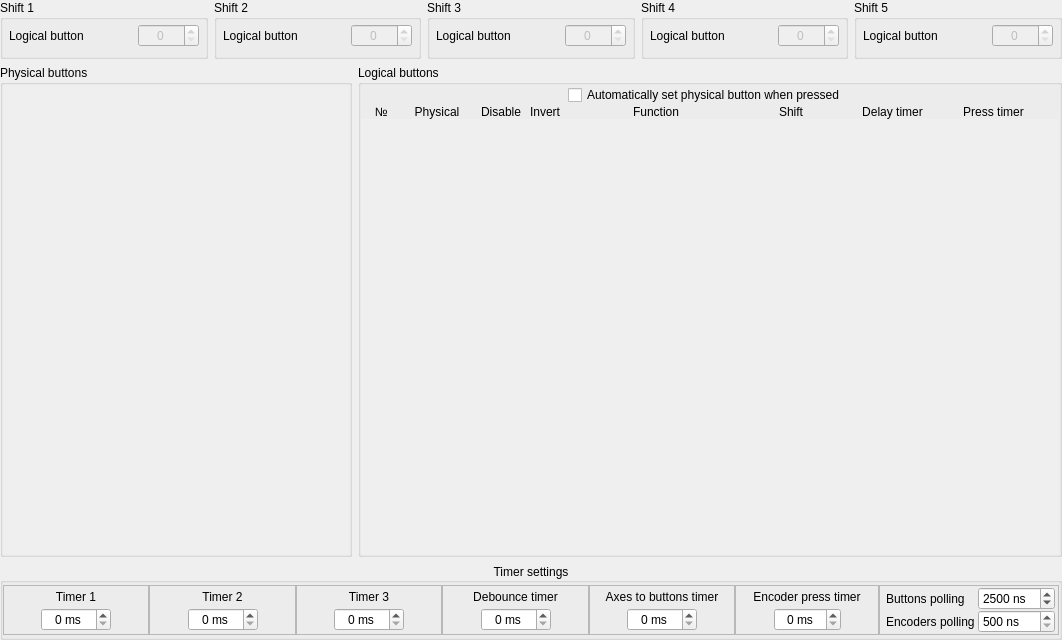
<?xml version="1.0" encoding="UTF-8"?>
<ui version="4.0">
 <class>ButtonConfig</class>
 <widget class="QWidget" name="ButtonConfig">
  <property name="geometry">
   <rect>
    <x>0</x>
    <y>0</y>
    <width>1062</width>
    <height>640</height>
   </rect>
  </property>
  <property name="minimumSize">
   <size>
    <width>0</width>
    <height>25</height>
   </size>
  </property>
  <property name="windowTitle">
   <string>Form</string>
  </property>
  <layout class="QGridLayout" name="gridLayout" rowstretch="1,10,1" columnstretch="5,10">
   <property name="leftMargin">
    <number>0</number>
   </property>
   <property name="topMargin">
    <number>0</number>
   </property>
   <property name="rightMargin">
    <number>0</number>
   </property>
   <property name="bottomMargin">
    <number>0</number>
   </property>
   <item row="0" column="0" colspan="2">
    <layout class="QHBoxLayout" name="horizontalLayout">
     <property name="rightMargin">
      <number>0</number>
     </property>
     <item>
      <widget class="QGroupBox" name="groupBox_Shift1">
       <property name="title">
        <string>Shift 1</string>
       </property>
       <layout class="QHBoxLayout" name="horizontalLayout_3" stretch="2,1">
        <property name="leftMargin">
         <number>6</number>
        </property>
        <property name="topMargin">
         <number>4</number>
        </property>
        <property name="rightMargin">
         <number>6</number>
        </property>
        <item>
         <widget class="QLabel" name="text_shift1_logicalButton">
          <property name="text">
           <string>Logical button</string>
          </property>
         </widget>
        </item>
        <item>
         <widget class="QSpinBox" name="spinBox_Shift1">
          <property name="enabled">
           <bool>false</bool>
          </property>
          <property name="alignment">
           <set>Qt::AlignCenter</set>
          </property>
          <property name="maximum">
           <number>128</number>
          </property>
         </widget>
        </item>
       </layout>
      </widget>
     </item>
     <item>
      <widget class="QGroupBox" name="groupBox_Shift2">
       <property name="title">
        <string>Shift 2</string>
       </property>
       <layout class="QHBoxLayout" name="horizontalLayout_2" stretch="2,1">
        <property name="leftMargin">
         <number>6</number>
        </property>
        <property name="topMargin">
         <number>4</number>
        </property>
        <property name="rightMargin">
         <number>6</number>
        </property>
        <item>
         <widget class="QLabel" name="text_shift2_logicalButton">
          <property name="text">
           <string>Logical button</string>
          </property>
         </widget>
        </item>
        <item>
         <widget class="QSpinBox" name="spinBox_Shift2">
          <property name="enabled">
           <bool>false</bool>
          </property>
          <property name="alignment">
           <set>Qt::AlignCenter</set>
          </property>
          <property name="maximum">
           <number>128</number>
          </property>
         </widget>
        </item>
       </layout>
      </widget>
     </item>
     <item>
      <widget class="QGroupBox" name="groupBox_Shift3">
       <property name="title">
        <string>Shift 3</string>
       </property>
       <layout class="QHBoxLayout" name="horizontalLayout_4" stretch="2,1">
        <property name="leftMargin">
         <number>6</number>
        </property>
        <property name="topMargin">
         <number>4</number>
        </property>
        <property name="rightMargin">
         <number>6</number>
        </property>
        <item>
         <widget class="QLabel" name="text_shift3_logicalButton">
          <property name="text">
           <string>Logical button</string>
          </property>
         </widget>
        </item>
        <item>
         <widget class="QSpinBox" name="spinBox_Shift3">
          <property name="enabled">
           <bool>false</bool>
          </property>
          <property name="alignment">
           <set>Qt::AlignCenter</set>
          </property>
          <property name="maximum">
           <number>128</number>
          </property>
         </widget>
        </item>
       </layout>
      </widget>
     </item>
     <item>
      <widget class="QGroupBox" name="groupBox_Shift4">
       <property name="title">
        <string>Shift 4</string>
       </property>
       <layout class="QHBoxLayout" name="horizontalLayout_5" stretch="2,1">
        <property name="leftMargin">
         <number>6</number>
        </property>
        <property name="topMargin">
         <number>4</number>
        </property>
        <property name="rightMargin">
         <number>6</number>
        </property>
        <item>
         <widget class="QLabel" name="text_shift4_logicalButton">
          <property name="text">
           <string>Logical button</string>
          </property>
         </widget>
        </item>
        <item>
         <widget class="QSpinBox" name="spinBox_Shift4">
          <property name="enabled">
           <bool>false</bool>
          </property>
          <property name="alignment">
           <set>Qt::AlignCenter</set>
          </property>
          <property name="maximum">
           <number>128</number>
          </property>
         </widget>
        </item>
       </layout>
      </widget>
     </item>
     <item>
      <widget class="QGroupBox" name="groupBox_Shift5">
       <property name="title">
        <string>Shift 5</string>
       </property>
       <layout class="QHBoxLayout" name="horizontalLayout_6" stretch="2,1">
        <property name="leftMargin">
         <number>6</number>
        </property>
        <property name="topMargin">
         <number>4</number>
        </property>
        <property name="rightMargin">
         <number>6</number>
        </property>
        <item>
         <widget class="QLabel" name="text_shift5_logicalButton">
          <property name="text">
           <string>Logical button</string>
          </property>
         </widget>
        </item>
        <item>
         <widget class="QSpinBox" name="spinBox_Shift5">
          <property name="enabled">
           <bool>false</bool>
          </property>
          <property name="alignment">
           <set>Qt::AlignCenter</set>
          </property>
          <property name="maximum">
           <number>128</number>
          </property>
         </widget>
        </item>
       </layout>
      </widget>
     </item>
    </layout>
   </item>
   <item row="1" column="1">
    <widget class="QGroupBox" name="groupBox_LogicalButtons">
     <property name="title">
      <string>Logical buttons</string>
     </property>
     <layout class="QGridLayout" name="gridLayout_2" columnstretch="4,10,5,1,5,20,12,12,12,0">
      <property name="leftMargin">
       <number>0</number>
      </property>
      <property name="topMargin">
       <number>0</number>
      </property>
      <property name="rightMargin">
       <number>0</number>
      </property>
      <property name="bottomMargin">
       <number>0</number>
      </property>
      <property name="spacing">
       <number>0</number>
      </property>
      <item row="1" column="6">
       <widget class="QLabel" name="label_4">
        <property name="text">
         <string>Shift</string>
        </property>
        <property name="alignment">
         <set>Qt::AlignBottom|Qt::AlignHCenter</set>
        </property>
       </widget>
      </item>
      <item row="1" column="7">
       <widget class="QLabel" name="label_3">
        <property name="text">
         <string>Delay timer</string>
        </property>
        <property name="alignment">
         <set>Qt::AlignBottom|Qt::AlignHCenter</set>
        </property>
       </widget>
      </item>
      <item row="1" column="8">
       <widget class="QLabel" name="label_2">
        <property name="text">
         <string>Press timer</string>
        </property>
        <property name="alignment">
         <set>Qt::AlignBottom|Qt::AlignHCenter</set>
        </property>
       </widget>
      </item>
      <item row="1" column="1">
       <widget class="QLabel" name="label_8">
        <property name="text">
         <string>Physical</string>
        </property>
        <property name="alignment">
         <set>Qt::AlignBottom|Qt::AlignHCenter</set>
        </property>
       </widget>
      </item>
      <item row="1" column="9">
       <widget class="QLabel" name="label_9">
        <property name="minimumSize">
         <size>
          <width>15</width>
          <height>0</height>
         </size>
        </property>
        <property name="text">
         <string/>
        </property>
       </widget>
      </item>
      <item row="1" column="5">
       <widget class="QLabel" name="label_5">
        <property name="text">
         <string>Function</string>
        </property>
        <property name="alignment">
         <set>Qt::AlignBottom|Qt::AlignHCenter</set>
        </property>
       </widget>
      </item>
      <item row="1" column="4">
       <widget class="QLabel" name="label_6">
        <property name="text">
         <string>Invert</string>
        </property>
        <property name="alignment">
         <set>Qt::AlignBottom|Qt::AlignLeading|Qt::AlignLeft</set>
        </property>
       </widget>
      </item>
      <item row="1" column="3">
       <widget class="QLabel" name="label_10">
        <property name="text">
         <string/>
        </property>
       </widget>
      </item>
      <item row="1" column="0">
       <widget class="QLabel" name="label">
        <property name="text">
         <string notr="true">  №</string>
        </property>
        <property name="alignment">
         <set>Qt::AlignBottom|Qt::AlignHCenter</set>
        </property>
       </widget>
      </item>
      <item row="1" column="2">
       <widget class="QLabel" name="label_7">
        <property name="text">
         <string>Disable</string>
        </property>
        <property name="alignment">
         <set>Qt::AlignBottom|Qt::AlignRight|Qt::AlignTrailing</set>
        </property>
       </widget>
      </item>
      <item row="0" column="0" colspan="10">
       <layout class="QHBoxLayout" name="horizontalLayout_7" stretch="1,0,0,1">
        <property name="spacing">
         <number>0</number>
        </property>
        <property name="leftMargin">
         <number>0</number>
        </property>
        <property name="rightMargin">
         <number>0</number>
        </property>
        <item>
         <spacer name="horizontalSpacer_7">
          <property name="orientation">
           <enum>Qt::Horizontal</enum>
          </property>
          <property name="sizeHint" stdset="0">
           <size>
            <width>40</width>
            <height>20</height>
           </size>
          </property>
         </spacer>
        </item>
        <item>
         <widget class="QCheckBox" name="checkBox_AutoPhysBut">
          <property name="toolTip">
           <string>&lt;html&gt;&lt;head/&gt;&lt;body&gt;&lt;p&gt;Press a physical button for assigning it to a logical one.&lt;/p&gt;&lt;/body&gt;&lt;/html&gt;</string>
          </property>
          <property name="text">
           <string>Automatically set physical button when pressed</string>
          </property>
         </widget>
        </item>
        <item>
         <widget class="InfoLabel" name="info_AutoPhysBut">
          <property name="toolTip">
           <string>&lt;html&gt;&lt;head/&gt;&lt;body&gt;&lt;p&gt;Press a physical button for assigning it to a logical one.&lt;/p&gt;&lt;/body&gt;&lt;/html&gt;</string>
          </property>
          <property name="text">
           <string/>
          </property>
         </widget>
        </item>
        <item>
         <spacer name="horizontalSpacer_8">
          <property name="orientation">
           <enum>Qt::Horizontal</enum>
          </property>
          <property name="sizeHint" stdset="0">
           <size>
            <width>40</width>
            <height>20</height>
           </size>
          </property>
         </spacer>
        </item>
       </layout>
      </item>
      <item row="2" column="0" colspan="10">
       <widget class="QScrollArea" name="scrollArea_LogButtons">
        <property name="frameShape">
         <enum>QFrame::NoFrame</enum>
        </property>
        <property name="lineWidth">
         <number>0</number>
        </property>
        <property name="widgetResizable">
         <bool>true</bool>
        </property>
        <widget class="QWidget" name="scrollAreaWidgetContents">
         <property name="geometry">
          <rect>
           <x>0</x>
           <y>0</y>
           <width>702</width>
           <height>447</height>
          </rect>
         </property>
         <property name="autoFillBackground">
          <bool>true</bool>
         </property>
         <layout class="QVBoxLayout" name="layoutV_LogicalButton">
          <property name="spacing">
           <number>0</number>
          </property>
          <property name="leftMargin">
           <number>0</number>
          </property>
          <property name="topMargin">
           <number>0</number>
          </property>
          <property name="rightMargin">
           <number>0</number>
          </property>
          <property name="bottomMargin">
           <number>0</number>
          </property>
         </layout>
        </widget>
       </widget>
      </item>
     </layout>
    </widget>
   </item>
   <item row="1" column="0">
    <widget class="QGroupBox" name="groupBox_PhysicalButtons">
     <property name="title">
      <string>Physical buttons</string>
     </property>
     <layout class="QGridLayout" name="gridLayout_4">
      <property name="leftMargin">
       <number>0</number>
      </property>
      <property name="topMargin">
       <number>0</number>
      </property>
      <property name="rightMargin">
       <number>0</number>
      </property>
      <property name="bottomMargin">
       <number>0</number>
      </property>
      <property name="spacing">
       <number>0</number>
      </property>
      <item row="0" column="0">
       <widget class="QScrollArea" name="scrollArea_2">
        <property name="frameShape">
         <enum>QFrame::NoFrame</enum>
        </property>
        <property name="frameShadow">
         <enum>QFrame::Sunken</enum>
        </property>
        <property name="lineWidth">
         <number>0</number>
        </property>
        <property name="widgetResizable">
         <bool>true</bool>
        </property>
        <widget class="QWidget" name="scrollAreaWidgetContents_2">
         <property name="geometry">
          <rect>
           <x>0</x>
           <y>0</y>
           <width>350</width>
           <height>485</height>
          </rect>
         </property>
         <layout class="QGridLayout" name="layoutG_PhysicalButton"/>
        </widget>
       </widget>
      </item>
     </layout>
    </widget>
   </item>
   <item row="2" column="0" colspan="2">
    <widget class="QGroupBox" name="groupBox_TimerSettings">
     <property name="title">
      <string>Timer settings</string>
     </property>
     <property name="alignment">
      <set>Qt::AlignCenter</set>
     </property>
     <layout class="QGridLayout" name="gridLayout_3">
      <property name="leftMargin">
       <number>0</number>
      </property>
      <property name="topMargin">
       <number>2</number>
      </property>
      <property name="rightMargin">
       <number>0</number>
      </property>
      <property name="bottomMargin">
       <number>2</number>
      </property>
      <property name="spacing">
       <number>0</number>
      </property>
      <item row="3" column="1">
       <widget class="QFrame" name="frame_2">
        <property name="frameShape">
         <enum>QFrame::StyledPanel</enum>
        </property>
        <property name="frameShadow">
         <enum>QFrame::Sunken</enum>
        </property>
        <layout class="QGridLayout" name="gridLayout_6" columnstretch="1,1,1">
         <property name="leftMargin">
          <number>1</number>
         </property>
         <property name="topMargin">
          <number>0</number>
         </property>
         <property name="rightMargin">
          <number>1</number>
         </property>
         <property name="bottomMargin">
          <number>3</number>
         </property>
         <property name="horizontalSpacing">
          <number>3</number>
         </property>
         <property name="verticalSpacing">
          <number>0</number>
         </property>
         <item row="1" column="0">
          <spacer name="horizontalSpacer_2">
           <property name="orientation">
            <enum>Qt::Horizontal</enum>
           </property>
           <property name="sizeHint" stdset="0">
            <size>
             <width>40</width>
             <height>20</height>
            </size>
           </property>
          </spacer>
         </item>
         <item row="1" column="1">
          <widget class="QSpinBox" name="spinBox_Timer2">
           <property name="maximumSize">
            <size>
             <width>70</width>
             <height>16777215</height>
            </size>
           </property>
           <property name="alignment">
            <set>Qt::AlignCenter</set>
           </property>
           <property name="suffix">
            <string> ms</string>
           </property>
           <property name="maximum">
            <number>65535</number>
           </property>
          </widget>
         </item>
         <item row="0" column="0" colspan="3">
          <widget class="QLabel" name="text_timer2">
           <property name="text">
            <string>Timer 2</string>
           </property>
           <property name="alignment">
            <set>Qt::AlignCenter</set>
           </property>
          </widget>
         </item>
         <item row="1" column="2">
          <spacer name="horizontalSpacer_10">
           <property name="orientation">
            <enum>Qt::Horizontal</enum>
           </property>
           <property name="sizeHint" stdset="0">
            <size>
             <width>40</width>
             <height>20</height>
            </size>
           </property>
          </spacer>
         </item>
        </layout>
       </widget>
      </item>
      <item row="3" column="3">
       <widget class="QFrame" name="frame_4">
        <property name="frameShape">
         <enum>QFrame::StyledPanel</enum>
        </property>
        <property name="frameShadow">
         <enum>QFrame::Sunken</enum>
        </property>
        <layout class="QGridLayout" name="gridLayout_8" columnstretch="1,1,1">
         <property name="leftMargin">
          <number>1</number>
         </property>
         <property name="topMargin">
          <number>0</number>
         </property>
         <property name="rightMargin">
          <number>1</number>
         </property>
         <property name="bottomMargin">
          <number>3</number>
         </property>
         <property name="horizontalSpacing">
          <number>3</number>
         </property>
         <property name="verticalSpacing">
          <number>0</number>
         </property>
         <item row="1" column="1">
          <widget class="QSpinBox" name="spinBox_DebounceTimer">
           <property name="maximumSize">
            <size>
             <width>70</width>
             <height>16777215</height>
            </size>
           </property>
           <property name="alignment">
            <set>Qt::AlignCenter</set>
           </property>
           <property name="suffix">
            <string> ms</string>
           </property>
           <property name="maximum">
            <number>65535</number>
           </property>
          </widget>
         </item>
         <item row="1" column="0">
          <spacer name="horizontalSpacer_4">
           <property name="orientation">
            <enum>Qt::Horizontal</enum>
           </property>
           <property name="sizeHint" stdset="0">
            <size>
             <width>40</width>
             <height>20</height>
            </size>
           </property>
          </spacer>
         </item>
         <item row="0" column="0" colspan="3">
          <widget class="QLabel" name="text_debounceTimer">
           <property name="text">
            <string>Debounce timer</string>
           </property>
           <property name="alignment">
            <set>Qt::AlignCenter</set>
           </property>
          </widget>
         </item>
         <item row="1" column="2">
          <spacer name="horizontalSpacer_12">
           <property name="orientation">
            <enum>Qt::Horizontal</enum>
           </property>
           <property name="sizeHint" stdset="0">
            <size>
             <width>40</width>
             <height>20</height>
            </size>
           </property>
          </spacer>
         </item>
        </layout>
       </widget>
      </item>
      <item row="3" column="2">
       <widget class="QFrame" name="frame_3">
        <property name="frameShape">
         <enum>QFrame::StyledPanel</enum>
        </property>
        <property name="frameShadow">
         <enum>QFrame::Sunken</enum>
        </property>
        <layout class="QGridLayout" name="gridLayout_7" columnstretch="1,1,1">
         <property name="leftMargin">
          <number>1</number>
         </property>
         <property name="topMargin">
          <number>0</number>
         </property>
         <property name="rightMargin">
          <number>1</number>
         </property>
         <property name="bottomMargin">
          <number>3</number>
         </property>
         <property name="horizontalSpacing">
          <number>3</number>
         </property>
         <property name="verticalSpacing">
          <number>0</number>
         </property>
         <item row="1" column="1">
          <widget class="QSpinBox" name="spinBox_Timer3">
           <property name="maximumSize">
            <size>
             <width>70</width>
             <height>16777215</height>
            </size>
           </property>
           <property name="alignment">
            <set>Qt::AlignCenter</set>
           </property>
           <property name="suffix">
            <string> ms</string>
           </property>
           <property name="maximum">
            <number>65535</number>
           </property>
          </widget>
         </item>
         <item row="1" column="0">
          <spacer name="horizontalSpacer_3">
           <property name="orientation">
            <enum>Qt::Horizontal</enum>
           </property>
           <property name="sizeHint" stdset="0">
            <size>
             <width>40</width>
             <height>20</height>
            </size>
           </property>
          </spacer>
         </item>
         <item row="0" column="0" colspan="3">
          <widget class="QLabel" name="text_timer3">
           <property name="text">
            <string>Timer 3</string>
           </property>
           <property name="alignment">
            <set>Qt::AlignCenter</set>
           </property>
          </widget>
         </item>
         <item row="1" column="2">
          <spacer name="horizontalSpacer_11">
           <property name="orientation">
            <enum>Qt::Horizontal</enum>
           </property>
           <property name="sizeHint" stdset="0">
            <size>
             <width>40</width>
             <height>20</height>
            </size>
           </property>
          </spacer>
         </item>
        </layout>
       </widget>
      </item>
      <item row="3" column="5">
       <widget class="QFrame" name="frame_5">
        <property name="frameShape">
         <enum>QFrame::StyledPanel</enum>
        </property>
        <property name="frameShadow">
         <enum>QFrame::Sunken</enum>
        </property>
        <layout class="QGridLayout" name="gridLayout_10" columnstretch="1,1,1">
         <property name="leftMargin">
          <number>1</number>
         </property>
         <property name="topMargin">
          <number>0</number>
         </property>
         <property name="rightMargin">
          <number>1</number>
         </property>
         <property name="bottomMargin">
          <number>3</number>
         </property>
         <property name="horizontalSpacing">
          <number>3</number>
         </property>
         <property name="verticalSpacing">
          <number>0</number>
         </property>
         <item row="1" column="1">
          <widget class="QSpinBox" name="spinBox_EncoderPressTimer">
           <property name="maximumSize">
            <size>
             <width>70</width>
             <height>16777215</height>
            </size>
           </property>
           <property name="alignment">
            <set>Qt::AlignCenter</set>
           </property>
           <property name="suffix">
            <string> ms</string>
           </property>
           <property name="maximum">
            <number>255</number>
           </property>
          </widget>
         </item>
         <item row="1" column="0">
          <spacer name="horizontalSpacer_6">
           <property name="orientation">
            <enum>Qt::Horizontal</enum>
           </property>
           <property name="sizeHint" stdset="0">
            <size>
             <width>40</width>
             <height>20</height>
            </size>
           </property>
          </spacer>
         </item>
         <item row="0" column="0" colspan="3">
          <widget class="QLabel" name="text_encoderPressTimer">
           <property name="text">
            <string>Encoder press timer</string>
           </property>
           <property name="alignment">
            <set>Qt::AlignCenter</set>
           </property>
          </widget>
         </item>
         <item row="1" column="2">
          <spacer name="horizontalSpacer_14">
           <property name="orientation">
            <enum>Qt::Horizontal</enum>
           </property>
           <property name="sizeHint" stdset="0">
            <size>
             <width>40</width>
             <height>20</height>
            </size>
           </property>
          </spacer>
         </item>
        </layout>
       </widget>
      </item>
      <item row="3" column="0">
       <widget class="QFrame" name="frame">
        <property name="frameShape">
         <enum>QFrame::StyledPanel</enum>
        </property>
        <property name="frameShadow">
         <enum>QFrame::Sunken</enum>
        </property>
        <layout class="QGridLayout" name="gridLayout_5" columnstretch="1,1,1">
         <property name="leftMargin">
          <number>1</number>
         </property>
         <property name="topMargin">
          <number>0</number>
         </property>
         <property name="rightMargin">
          <number>1</number>
         </property>
         <property name="bottomMargin">
          <number>3</number>
         </property>
         <property name="horizontalSpacing">
          <number>3</number>
         </property>
         <property name="verticalSpacing">
          <number>0</number>
         </property>
         <item row="1" column="0">
          <spacer name="horizontalSpacer">
           <property name="orientation">
            <enum>Qt::Horizontal</enum>
           </property>
           <property name="sizeHint" stdset="0">
            <size>
             <width>40</width>
             <height>20</height>
            </size>
           </property>
          </spacer>
         </item>
         <item row="1" column="1">
          <widget class="QSpinBox" name="spinBox_Timer1">
           <property name="maximumSize">
            <size>
             <width>70</width>
             <height>16777215</height>
            </size>
           </property>
           <property name="alignment">
            <set>Qt::AlignCenter</set>
           </property>
           <property name="suffix">
            <string> ms</string>
           </property>
           <property name="maximum">
            <number>65535</number>
           </property>
          </widget>
         </item>
         <item row="0" column="0" colspan="3">
          <widget class="QLabel" name="text_timer1">
           <property name="text">
            <string>Timer 1</string>
           </property>
           <property name="alignment">
            <set>Qt::AlignCenter</set>
           </property>
          </widget>
         </item>
         <item row="1" column="2">
          <spacer name="horizontalSpacer_9">
           <property name="orientation">
            <enum>Qt::Horizontal</enum>
           </property>
           <property name="sizeHint" stdset="0">
            <size>
             <width>40</width>
             <height>20</height>
            </size>
           </property>
          </spacer>
         </item>
        </layout>
       </widget>
      </item>
      <item row="3" column="4">
       <widget class="QFrame" name="frame_6">
        <property name="frameShape">
         <enum>QFrame::StyledPanel</enum>
        </property>
        <property name="frameShadow">
         <enum>QFrame::Sunken</enum>
        </property>
        <layout class="QGridLayout" name="gridLayout_9" columnstretch="1,1,1">
         <property name="leftMargin">
          <number>1</number>
         </property>
         <property name="topMargin">
          <number>0</number>
         </property>
         <property name="rightMargin">
          <number>1</number>
         </property>
         <property name="bottomMargin">
          <number>3</number>
         </property>
         <property name="horizontalSpacing">
          <number>3</number>
         </property>
         <property name="verticalSpacing">
          <number>0</number>
         </property>
         <item row="1" column="0">
          <spacer name="horizontalSpacer_5">
           <property name="orientation">
            <enum>Qt::Horizontal</enum>
           </property>
           <property name="sizeHint" stdset="0">
            <size>
             <width>40</width>
             <height>20</height>
            </size>
           </property>
          </spacer>
         </item>
         <item row="1" column="1">
          <widget class="QSpinBox" name="spinBox_A2bDebounce">
           <property name="maximumSize">
            <size>
             <width>70</width>
             <height>16777215</height>
            </size>
           </property>
           <property name="alignment">
            <set>Qt::AlignCenter</set>
           </property>
           <property name="suffix">
            <string> ms</string>
           </property>
           <property name="maximum">
            <number>65535</number>
           </property>
          </widget>
         </item>
         <item row="0" column="0" colspan="3">
          <widget class="QLabel" name="label_11">
           <property name="text">
            <string>Axes to buttons timer</string>
           </property>
           <property name="alignment">
            <set>Qt::AlignCenter</set>
           </property>
          </widget>
         </item>
         <item row="1" column="2">
          <spacer name="horizontalSpacer_13">
           <property name="orientation">
            <enum>Qt::Horizontal</enum>
           </property>
           <property name="sizeHint" stdset="0">
            <size>
             <width>40</width>
             <height>20</height>
            </size>
           </property>
          </spacer>
         </item>
        </layout>
       </widget>
      </item>
      <item row="3" column="6">
       <widget class="QFrame" name="frame_7">
        <property name="frameShape">
         <enum>QFrame::StyledPanel</enum>
        </property>
        <property name="frameShadow">
         <enum>QFrame::Sunken</enum>
        </property>
        <layout class="QGridLayout" name="gridLayout_11" columnstretch="1,0">
         <property name="leftMargin">
          <number>6</number>
         </property>
         <property name="topMargin">
          <number>1</number>
         </property>
         <property name="rightMargin">
          <number>3</number>
         </property>
         <property name="bottomMargin">
          <number>1</number>
         </property>
         <property name="horizontalSpacing">
          <number>3</number>
         </property>
         <property name="verticalSpacing">
          <number>0</number>
         </property>
         <item row="0" column="0">
          <widget class="QLabel" name="label_14">
           <property name="text">
            <string>Buttons polling</string>
           </property>
          </widget>
         </item>
         <item row="0" column="1">
          <widget class="QSpinBox" name="spinBox_ButtonsPolling">
           <property name="toolTip">
            <string>&lt;html&gt;&lt;head/&gt;&lt;body&gt;&lt;p&gt;Pooling intervals. A low value will not improve the operation of the buttons, on the contrary, increasing it may improve encoder operation.&lt;/p&gt;&lt;/body&gt;&lt;/html&gt;</string>
           </property>
           <property name="suffix">
            <string> ns</string>
           </property>
           <property name="minimum">
            <number>500</number>
           </property>
           <property name="maximum">
            <number>10000</number>
           </property>
           <property name="singleStep">
            <number>500</number>
           </property>
           <property name="value">
            <number>2500</number>
           </property>
          </widget>
         </item>
         <item row="1" column="1">
          <widget class="QSpinBox" name="spinBox_EncoderPolling">
           <property name="toolTip">
            <string>&lt;html&gt;&lt;head/&gt;&lt;body&gt;&lt;p&gt;Pooling intervals. A low value will not improve the operation of the buttons, on the contrary, increasing it may improve encoder operation.&lt;/p&gt;&lt;/body&gt;&lt;/html&gt;</string>
           </property>
           <property name="suffix">
            <string> ns</string>
           </property>
           <property name="minimum">
            <number>500</number>
           </property>
           <property name="maximum">
            <number>10000</number>
           </property>
           <property name="singleStep">
            <number>500</number>
           </property>
           <property name="stepType">
            <enum>QAbstractSpinBox::DefaultStepType</enum>
           </property>
          </widget>
         </item>
         <item row="1" column="0">
          <widget class="QLabel" name="label_15">
           <property name="text">
            <string>Encoders polling</string>
           </property>
          </widget>
         </item>
        </layout>
       </widget>
      </item>
     </layout>
    </widget>
   </item>
  </layout>
 </widget>
 <customwidgets>
  <customwidget>
   <class>InfoLabel</class>
   <extends>QLabel</extends>
   <header>infolabel.h</header>
  </customwidget>
 </customwidgets>
 <resources/>
 <connections/>
</ui>
